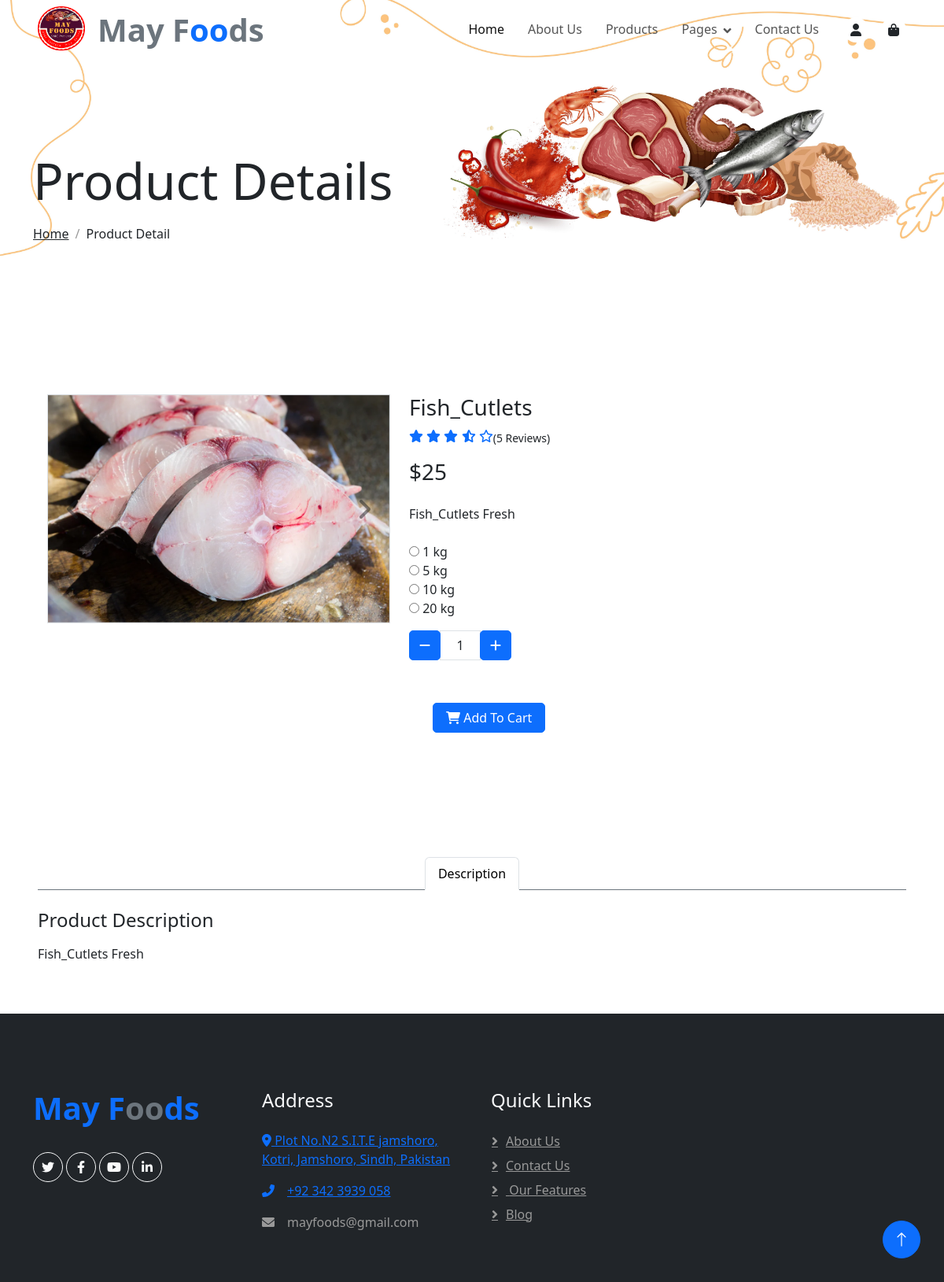
Page /productDetails.php?id=2 on the committed database.
### tables this page shows
CREATE TABLE `product` (
  `id` int(11) NOT NULL,
  `productName` varchar(55) NOT NULL,
  `price` int(11) NOT NULL,
  `description` varchar(500) NOT NULL,
  `category` varchar(55) NOT NULL,
  `productImage` varchar(255) NOT NULL,
  `time` timestamp NOT NULL DEFAULT current_timestamp()
);

### productDetails.php (the view, shortened to what this page needs)
<?php
include('header.php');
require_once("admin/db_connection.php");
?>
<div class="container-fluid page-header mb-5 wow fadeIn" data-wow-delay="0.1s">
    <div class="container">
        <h1 class="display-3 mb-3 animated slideInDown">Product Details</h1>
        <nav aria-label="breadcrumb animated slideInDown">
            <ol class="breadcrumb mb-0">
                <li class="breadcrumb-item"><a class="text-body" href="index.php">Home</a></li>
                <li class="breadcrumb-item text-dark active" aria-current="page">Product Detail</li>
            </ol>
        </nav>
    </div>
</div>
<?php
if (isset($_GET['id'])) {
    $productId = $_GET['id'];
    $query = "SELECT * FROM product where id = $productId";
    $result = mysqli_query($conn, $query);
    if (mysqli_num_rows($result) == 1) {
        $row = mysqli_fetch_assoc($result);
        ?>
        <div class="container-fluid py-5">
            <div class="row px-xl-5">
                <div class="col-lg-5 pb-5">
                    <div id="product-carousel" class="carousel slide" data-ride="carousel">
                        <div class="carousel-inner border">
                            <div class="carousel-item active">
                                <img class="w-100 h-100" src="img/<?= $row['productImage'] ?>" alt="Image">
                            </div>
                        </div>
                        <a class="carousel-control-prev" href="#product-carousel" data-slide="prev">
                            <i class="fa fa-2x fa-angle-left text-dark"></i>
                        </a>
                        <a class="carousel-control-next" href="#product-carousel" data-slide="next">
                            <i class="fa fa-2x fa-angle-right text-dark"></i>
                        </a>
                    </div>
                </div>
                <div class="col-lg-7 pb-5">
                    <h3 class="font-weight-semi-bold">
                        <?= $row['productName'] ?>
                    </h3>
                    <div class="d-flex mb-3">
                        <div class="text-primary mr-2">
                            <small class="fas fa-star"></small>
                            <small class="fas fa-star"></small>
                            <small class="fas fa-star"></small>
                            <small class="fas fa-star-half-alt"></small>
                            <small class="far fa-star"></small>
                        </div>
                        <small class="pt-1">(5 Reviews)</small>
                    </div>
                    <h3 class="font-weight-semi-bold mb-4">
                        $<?= $row['price'] ?>
                    </h3>
                    <p class="mb-4"><?= $row['description'] ?></p>
                    <div class="d-flex mb-4">
                        <form method="post">
                            <div class="custom-control custom-radio custom-control-inline">
                                <input type="radio" class="custom-control-input" id="color-1" value="1kg" name="kg">
                                <label class="custom-control-label" for="color-1">1 kg</label>
                            </div>
                            <div class="custom-control custom-radio custom-control-inline">
                                <input type="radio" class="custom-control-input" id="color-2" value="5kg" name="kg">
                                <label class="custom-control-label" for="color-2">5 kg</label>
                            </div>
                            <div class="custom-control custom-radio custom-control-inline">
                                <input type="radio" class="custom-control-input" id="color-3" value="10kg" name="kg">
                                <label class="custom-control-label" for="color-3">10 kg</label>
                            </div>
                            <div class="custom-control custom-radio custom-control-inline">
                                <input type="radio" class="custom-control-input" id="color-4" value="20kg" name="kg">
                                <label class="custom-control-label" for="color-4">20 kg</label>
                            </div>
                            <div class="input-group quantity mr-3" style="width: 130px;">
                                <div class="input-group-btn">
                                    <button class="btn btn-primary btn-minus">
                                        <i class="fa fa-minus"></i>
                                    </button>
                                </div>
                                <input name="quantity" id="quantityInput" type="text" class="form-control text-center"
                                    value="1">
                                <div class="input-group-btn">
                                    <button class="btn btn-primary btn-plus">
                                        <i class="fa fa-plus"></i>
                                    </button>
                                </div>
                            </div>
                    </div>
                    <div style="padding:30px">
                        <button name="submit" class="btn btn-primary px-3"><i class="fa fa-shopping-cart mr-1"></i> Add To
                            Cart</button>
                    </div>
                </div>
                <div class="d-flex align-items-center mb-4 pt-2">
                </div>
            </div>
        </div>
        <div class="row px-xl-5">
            <div class="col">
                <div class="nav nav-tabs justify-content-center border-secondary mb-4">
                    <a class="nav-item nav-link active" data-toggle="tab" href="#tab-pane-1">Description</a>
                </div>
                <div class="tab-content">
                    <div class="tab-pane fade show active" id="tab-pane-1">
                        <h4 class="mb-3">Product Description</h4>
                        <p>
                            <?= $row['description'] ?>
                        </p>
                    </div>
                </div>
            </div>
        </div>
        <?php
    }
}
include('footer.php') ?>

### css/style.css (style rules this page uses)
:root { --primary: #3CB815; --secondary: #F65005; --light: #F7F8FC; --grey: #c6c6c6; --dark: #111111; }
.btn { font-weight: 500; transition: .5s; }
.btn.btn-primary, .btn.btn-secondary, .btn.btn-outline-primary:hover, .btn.btn-outline-secondary:hover { color: #FFFFFF; }
.carousel-control-prev, .carousel-control-next { width: 15%; }
.page-header { padding-top: 12rem; padding-bottom: 6rem; background: url(../img/header-2.jpg) top right no-repeat; background-size: cover; }
.breadcrumb-item+.breadcrumb-item::before { color: #999999; }
.btn { border-radius: 5px; }

### rows in the picture
product: productImage (picture), productName "Fish_Cutlets", price "25", description "Fish_Cutlets Fresh"
